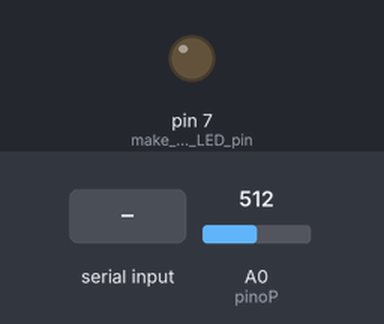
A sketch run on a simulated Arduino Uno, built with avr-gcc and run on an emulated ATmega328P. Shown: output pins drawn as LEDs (lit = HIGH). The test bench sets the inputs (shaded band); at power-on: A0 (pinoP) = 512. What the sketch prints to the serial monitor is not drawn.

Above: at 1.2 s.
1.3 s: "1" received over Serial
At 2.1 s:
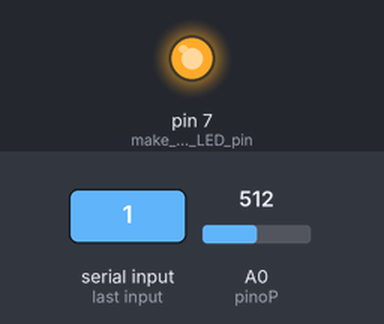
2.8 s: "0" received over Serial
At 4.2 s:
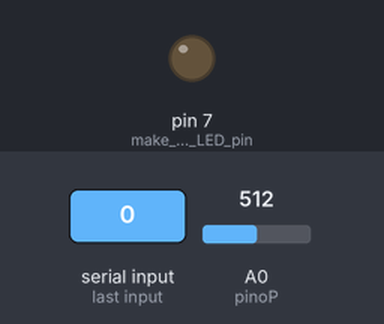
Timing chart, 0 to 5.8 s (numbered marks = the images above; inputs shaded):
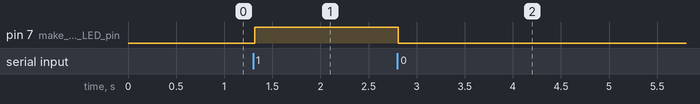

The sketch:

Atividade1.ino.ino
```cpp
int data, val;
int pinoP = A0;

void setup() {
  Serial.begin(9600); //initialize serial COM at 9600 baudrate
  pinMode(7, OUTPUT); //make the LED pin (13) as output
  pinMode(pinoP, INPUT);
  digitalWrite (7, LOW);
}

void loop() {
Serial.println(analogRead(pinoP));

while (Serial.available()){
  data = Serial.read();
}

if (data == '1')
digitalWrite (7, HIGH);

else if (data == '0')
digitalWrite (7, LOW);
delay(25);

}
```

Measured:
- after the input at 1.3 s, pin 7 (make_the_LED_pin): LOW → HIGH at once
- after the input at 2.8 s, pin 7 (make_the_LED_pin): HIGH → LOW at once
